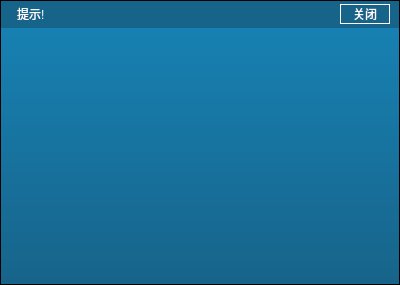
<?xml version="1.0" encoding="UTF-8"?>
<ui version="4.0">
 <class>RDesktopTip</class>
 <widget class="QWidget" name="RDesktopTip">
  <property name="geometry">
   <rect>
    <x>0</x>
    <y>0</y>
    <width>400</width>
    <height>285</height>
   </rect>
  </property>
  <property name="windowTitle">
   <string>Form</string>
  </property>
  <property name="styleSheet">
   <string notr="true">QLabel{
color:white;
font:15px &quot;宋体&quot;;
}
#titleArea{
background-color: rgba(0, 85, 127, 230);
border:1px solid black;
border-bottom:0;
}
#contentLabel{
border:1px solid black;
border-top:0;
background-color: qlineargradient(spread:pad, x1:0, y1:0, x2:0, y2:1, stop:0 rgba(0, 117, 172, 230), stop:1 rgba(0, 85, 127, 230));
padding: 6px 20px;
}
#btnClose{
background-color:transparent;
border:1px solid white;
color:white;
font:14px &quot;宋体&quot;;
}
#btnClose:hover{
background-color:white;
color: rgb(0, 85, 127);
}</string>
  </property>
  <layout class="QVBoxLayout" name="verticalLayout">
   <property name="spacing">
    <number>0</number>
   </property>
   <property name="leftMargin">
    <number>0</number>
   </property>
   <property name="topMargin">
    <number>0</number>
   </property>
   <property name="rightMargin">
    <number>0</number>
   </property>
   <property name="bottomMargin">
    <number>0</number>
   </property>
   <item>
    <widget class="QWidget" name="titleArea" native="true">
     <property name="minimumSize">
      <size>
       <width>0</width>
       <height>28</height>
      </size>
     </property>
     <property name="maximumSize">
      <size>
       <width>16777215</width>
       <height>28</height>
      </size>
     </property>
     <layout class="QHBoxLayout" name="horizontalLayout">
      <property name="spacing">
       <number>5</number>
      </property>
      <property name="leftMargin">
       <number>5</number>
      </property>
      <property name="topMargin">
       <number>0</number>
      </property>
      <property name="rightMargin">
       <number>10</number>
      </property>
      <property name="bottomMargin">
       <number>0</number>
      </property>
      <item>
       <widget class="QLabel" name="iconLabel">
        <property name="text">
         <string/>
        </property>
       </widget>
      </item>
      <item>
       <widget class="QLabel" name="titleLabel">
        <property name="sizePolicy">
         <sizepolicy hsizetype="Expanding" vsizetype="Preferred">
          <horstretch>0</horstretch>
          <verstretch>0</verstretch>
         </sizepolicy>
        </property>
        <property name="text">
         <string>提示!</string>
        </property>
       </widget>
      </item>
      <item>
       <widget class="QPushButton" name="btnClose">
        <property name="minimumSize">
         <size>
          <width>50</width>
          <height>20</height>
         </size>
        </property>
        <property name="maximumSize">
         <size>
          <width>50</width>
          <height>20</height>
         </size>
        </property>
        <property name="text">
         <string>关闭</string>
        </property>
       </widget>
      </item>
     </layout>
    </widget>
   </item>
   <item>
    <widget class="QLabel" name="contentLabel">
     <property name="sizePolicy">
      <sizepolicy hsizetype="Preferred" vsizetype="Expanding">
       <horstretch>0</horstretch>
       <verstretch>0</verstretch>
      </sizepolicy>
     </property>
     <property name="text">
      <string/>
     </property>
     <property name="alignment">
      <set>Qt::AlignLeading|Qt::AlignLeft|Qt::AlignTop</set>
     </property>
    </widget>
   </item>
  </layout>
 </widget>
 <resources/>
 <connections/>
</ui>
